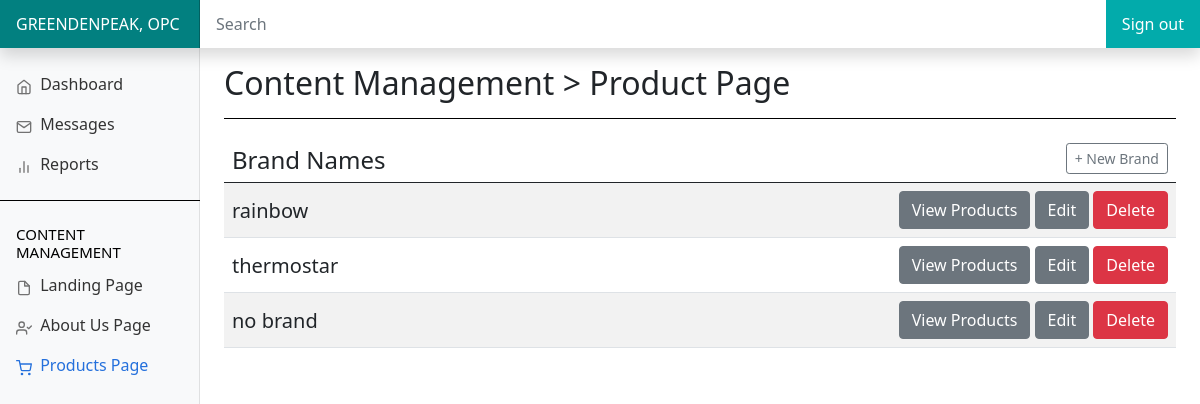
The page /page/admin/brand-cms.php on the database as committed earlier.
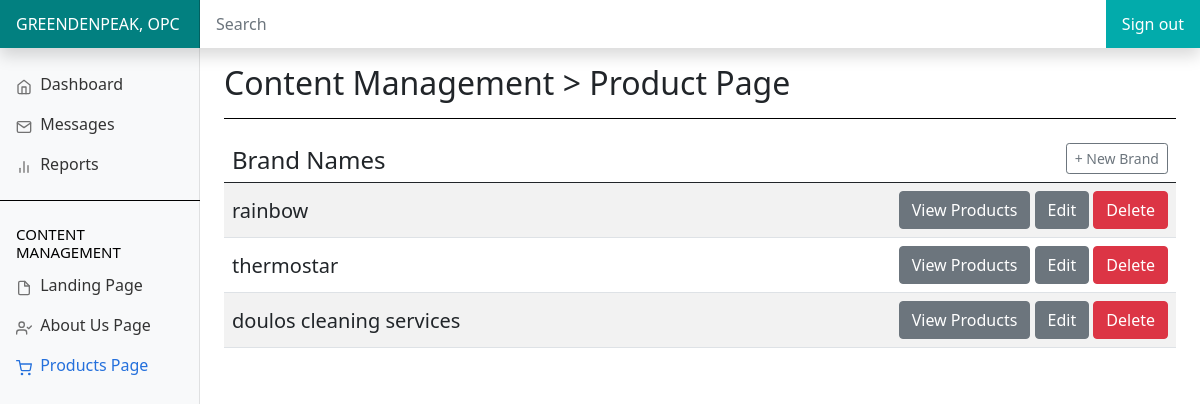
The same page on the database as committed later.
### tables this page shows
CREATE TABLE `brand` (
  `brand_id` int(11) NOT NULL,
  `brand_name` varchar(50) NOT NULL,
  `description` varchar(1000) DEFAULT NULL,
  `isShown` tinyint(4) NOT NULL DEFAULT 1
);

### includes/processor/admin-processor.php (called while the page is built, shortened)
<?php
    require_once __DIR__ . '/../function/query.php';
    function get_all_brands(mysqli $conn) {
        $query = 'SELECT * FROM `brand` WHERE `isShown` = 1';
        return get_multiple_query($query, $conn);
    }
?>

### includes/function/query.php (called while the page is built, shortened)
<?php
    function get_multiple_query(string $query, mysqli $conn){
        $result = $conn->query($query);
        $data = null;
        if($result && $result->num_rows > 0){
            $data = Array();
            while($row = $result->fetch_assoc()){
                array_push($data, $row);
            }
        }
        return $data;
    }
?>

### page/admin/brand-cms.php (the view, shortened to what this page needs)
<?php
  require_once('../../includes/connection.php');
  require_once('../../includes/processor/admin-processor.php');
  require_once('../../includes/view/admin-product.php');
?>
<!DOCTYPE>
<html lang="en">
  <head>
<link href="/greendenpeak/asset/css/bootstrap/bootstrap.min.css" rel="stylesheet">
    <link href="/greendenpeak/asset/css/dashboard.css?d=<?php echo time(); ?>" rel="stylesheet">
  </head>
  <body>
<header class="navbar navbar-dark sticky-top bg-lsg flex-md-nowrap p-0 shadow">
  <a class="navbar-brand col-md-3 col-lg-2 me-0 px-3" href="#">GREENDENPEAK, OPC</a>
  <input class="form-control form-control-dark w-100" type="text" placeholder="Search" aria-label="Search">
  <div class="navbar-nav">
    <div class="nav-item text-nowrap">
      <a class="nav-link px-3" href="#">Sign out</a>
    </div>
  </div>
</header>
<div class="container-fluid">
  <div class="row">
    <nav id="sidebarMenu" class="col-md-3 col-lg-2 d-md-block bg-light sidebar collapse">
      <div class="position-sticky pt-3">
        <ul class="nav flex-column pb-3 border-bottom">
          <li class="nav-item">
            <a class="nav-link" aria-current="page" href="/../greendenpeak/page/index.php"> <span data-feather="home"></span> Dashboard </a>
          </li>
          <li class="nav-item has-submenu">
              <a class="nav-link" href="#"><span data-feather="mail"></span> Messages </a>
	        </li>
          <li class="nav-item">
            <a class="nav-link" href="#"> <span data-feather="bar-chart-2"></span> Reports </a>
          </li>
        </ul>
        <h6 class="sidebar-heading d-flex justify-content-between align-items-center px-3 mt-4 mb-1 text-muted">
          <span class="h7">Content Management</span>
        </h6>
        <ul class="nav flex-column mb-2">
          <li class="nav-item">
            <a class="nav-link" href="/greendenpeak/page/admin/landing-cms.php">
              <span data-feather="file"></span>
              Landing Page
            </a>
          </li>
          <li class="nav-item">
            <a class="nav-link" href="/greendenpeak/page/admin/aboutus-cms.php">
              <span data-feather="user-check"></span>
              About Us Page
            </a>
          </li>
          <li class="nav-item">
            <a class="nav-link active" href=#>
              <span data-feather="shopping-cart"></span>
              Products Page
            </a>
          </li>
        </ul>
      </div>
    </nav>
    <main class="col-md-9 ms-sm-auto col-lg-10 px-md-4">
      <div class="d-flex justify-content-between flex-wrap flex-md-nowrap align-items-center pt-3 pb-2 mb-3 border-bottom">
        <h1 class="h2">Content Management > Product Page</h1>
      </div>
      <div class="table-responsive-lg">
        <table class="table table-striped">
          <thead>
            <tr>
              <th scope="col" class="h4">Brand Names</th>
              <th scope="col" class="alignment"><a type="button"
              class="btn btn-outline-secondary btn-sm" data-bs-toggle="modal" data-bs-target="#newbrandmodal">+ New Brand</a></th>
            </tr>
          </thead>
          <tbody>
            <?php
              $brands = get_all_brands($conn);
              if($brands) {
                foreach($brands as $brand) {
                  echo create_brand_item($brand['brand_id'], $brand['brand_name']);
                }
              }
            ?>
          </tbody>
        </table>
      </div>
    </main>
  </div>
</div>
  </body>
</html>

### includes/view/admin-product.php (shortened to what this page needs)
<?php
    function create_brand_item(int $brand_id, string $brand_name) {
        return <<< EOL
            <tr>
                <td class="tdproduct">$brand_name</td>
                <td class="alignment">
                    <a href="/greendenpeak/page/admin/product-cms.php?brand_id=$brand_id" type="button" class="btn btn-secondary">View Products</a>
                    <a type="button" class="btn btn-secondary" data-bs-toggle="modal" data-bs-target="#editbrandmodal" onclick="setHiddenIdField('brand-id-field', $brand_id)">Edit</a>
                    <form class="d-inline" method="POST"action="/greendenpeak/includes/api/brand.php" >
                        <input type="text" name="brand_id" value="$brand_id" hidden>
                        <button class="btn btn-danger" type="submit" name="method" value="delete">Delete</button>
                    </form>
                </td>
            </tr>
        EOL;
    }
?>

Rows that differ between the two databases and show on the page:
changed brand: brand_name "no brand" → "doulos cleaning services"
